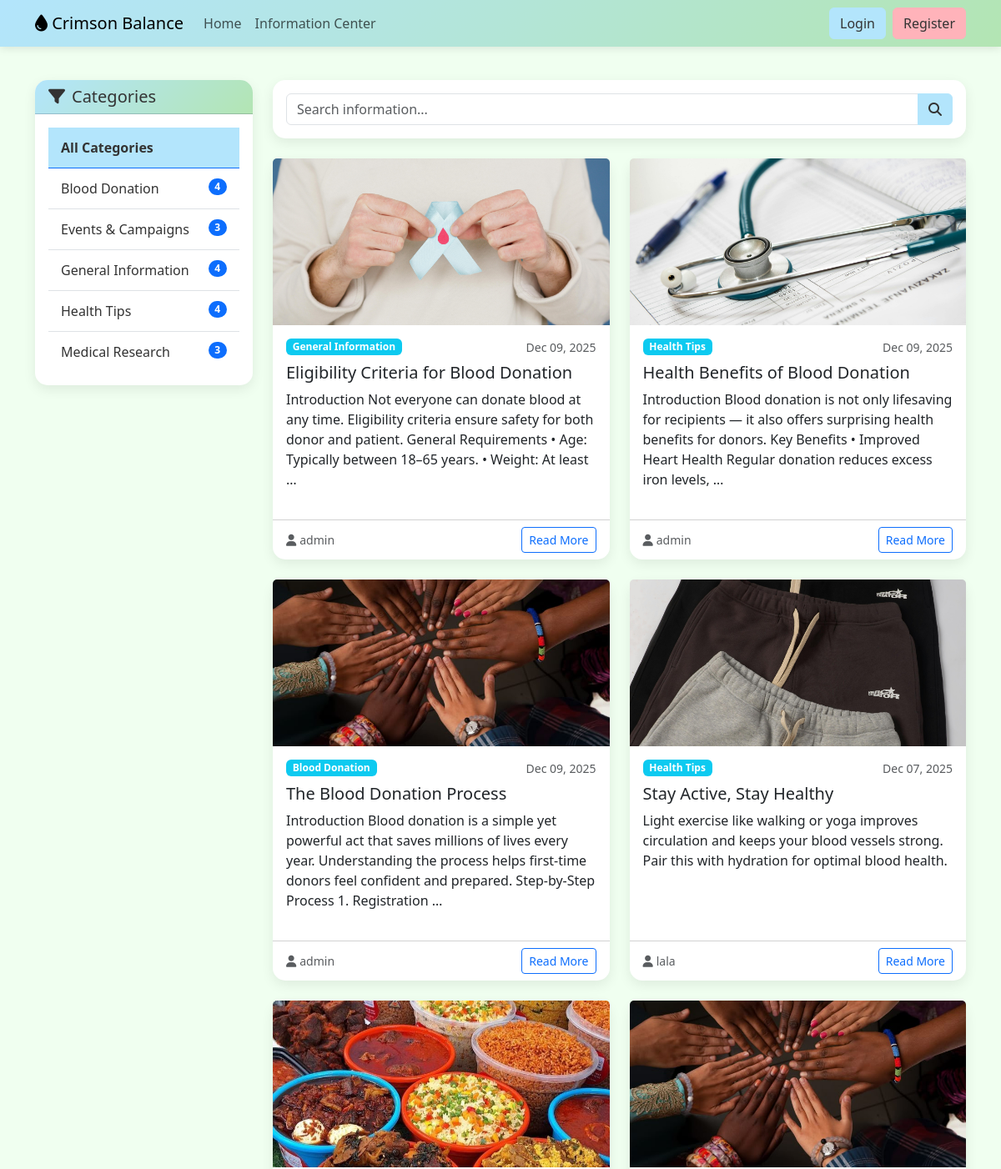
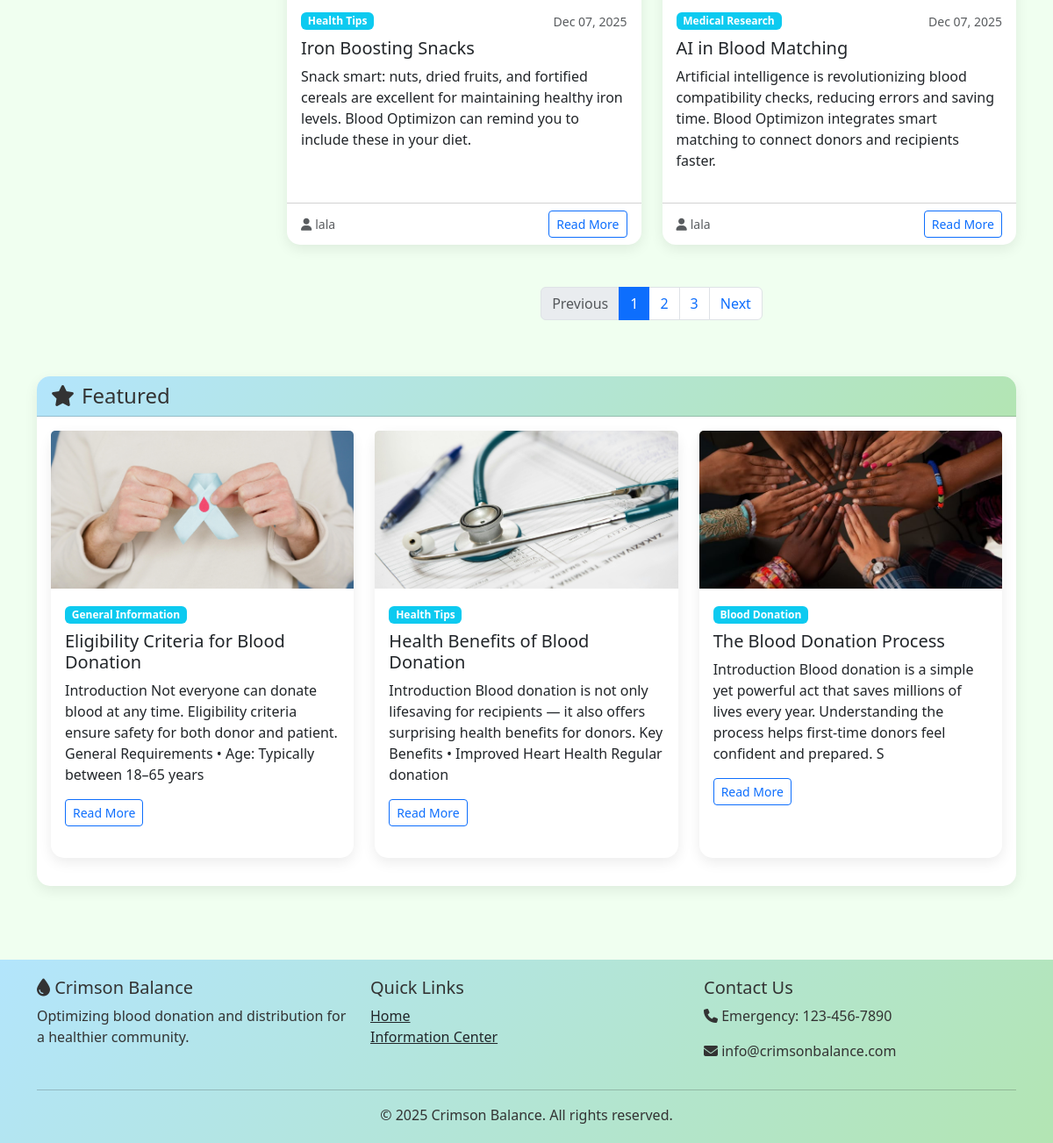
Screenshot of /information/ with the database file from the repository (2 pictures, top to bottom).
### bloodapp/models.py (models this page shows, shortened)
class InformationPost(models.Model):
    CATEGORY_CHOICES = (
        ('general', 'General Information'),
        ('donation', 'Blood Donation'),
        ('health', 'Health Tips'),
        ('event', 'Events & Campaigns'),
        ('research', 'Medical Research'),
    )
    title = models.CharField(max_length=200)
    content = models.TextField()
    category = models.CharField(max_length=50, choices=CATEGORY_CHOICES)
    author = models.ForeignKey(User, on_delete=models.CASCADE)
    created_at = models.DateTimeField(auto_now_add=True)
    updated_at = models.DateTimeField(auto_now=True)
    is_published = models.BooleanField(default=True)
    image = models.ImageField(upload_to='info_posts/', blank=True)
    is_featured = models.BooleanField(default=False)
    def get_absolute_url(self):
        return reverse('information_detail', args=[self.pk])
    @property
    def excerpt(self):
        return (self.content or '')[:180]

### accounts/models.py (models this page shows, shortened)
class CustomUser(AbstractUser):
    USER_TYPE_CHOICES = (
        ('donor', 'Blood Donor'),
        ('recipient', 'Blood Recipient'),
        ('doctor', 'Doctor'),
        ('admin', 'Administrator'),
    )
    user_type = models.CharField(max_length=20, choices=USER_TYPE_CHOICES, default='donor')
    phone_number = models.CharField(max_length=15, blank=True)
    blood_group = models.CharField(max_length=5, blank=True)
    date_of_birth = models.DateField(null=True, blank=True)
    address = models.TextField(blank=True)
    city = models.CharField(max_length=100, blank=True)
    is_verified = models.BooleanField(default=False)
    profile_picture = models.ImageField(upload_to='profile_pics/', blank=True)

### bloodapp/views.py (the view)
# urls.py: path('information/', views.information_center, name='information_center'),
def information_center(request):
    posts = InformationPost.objects.filter(is_published=True).order_by('-created_at')
    search_query = request.GET.get('q', '')
    if search_query:
        posts = posts.filter(
            Q(title__icontains=search_query) |
            Q(content__icontains=search_query) |
            Q(author__username__icontains=search_query)
        )
    category = request.GET.get('category', '')
    if category:
        posts = posts.filter(category=category)
    raw_categories = (
        InformationPost.objects.filter(is_published=True)
        .values('category')
        .annotate(count=Count('category'))
        .order_by('category')
    )
    choice_map = dict(InformationPost._meta.get_field('category').choices)
    categories = [
        {
            'value': item['category'],
            'label': choice_map.get(item['category'], item['category']),
            'count': item['count'],
        }
        for item in raw_categories
    ]
    paginator = Paginator(posts, 6)  # Show 6 posts per page
    page_number = request.GET.get('page')
    page_obj = paginator.get_page(page_number)
    featured_posts = InformationPost.objects.filter(is_published=True, is_featured=True).order_by('-created_at')[:3]
    return render(request, 'bloodapp/information_centre.html', {
        'posts': page_obj,
        'categories': categories,
        'active_category': category,
        'search_query': search_query,
        'featured_posts': featured_posts,
    })

### templates/bloodapp/information_centre.html (shortened to what this page needs)
{% extends 'base.html' %}
{% block content %}
<div class="row">
    <div class="col-md-3">
        <div class="card sticky-top" style="top: 20px;">
            <div class="card-header">
                <h5 class="mb-0"><i class="fas fa-filter me-2"></i>Categories</h5>
            </div>
            <div class="card-body">
                <div class="list-group list-group-flush">
                    <a href="{% url 'information_center' %}"
                        class="list-group-item list-group-item-action {% if not active_category %}active{% endif %}">
                        All Categories
                    </a>
                    {% for c in categories %}
                    <a href="?category={{ c.value }}"
                        class="list-group-item list-group-item-action {% if active_category == c.value %}active{% endif %}">
                        {{ c.label }}
                        <span class="badge bg-primary rounded-pill float-end">{{ c.count }}</span>
                    </a>
                    {% endfor %}
                </div>
            </div>
        </div>
    </div>
    <div class="col-md-9">
        <div class="card mb-4">
            <div class="card-body">
                <form method="GET" action="{% url 'information_center' %}">
                    <div class="input-group">
                        <input type="text" name="q" class="form-control" placeholder="Search information..."
                               value="{{ request.GET.q }}">
                        <button class="btn btn-primary" type="submit">
                            <i class="fas fa-search"></i>
                        </button>
                    </div>
                </form>
            </div>
        </div>
        <div class="row">
            {% for post in posts %}
            <div class="col-md-6 mb-4">
                <div class="card h-100">
                    {% if post.image %}
                    <img src="{{ post.image.url }}" class="card-img-top" alt="{{ post.title }}"
                         style="height: 200px; object-fit: cover;">
                    {% else %}
                    <div class="card-img-top bg-secondary d-flex align-items-center justify-content-center"
                         style="height: 200px;">
                        <i class="fas fa-newspaper fa-3x text-white"></i>
                    </div>
                    {% endif %}
                    <div class="card-body">
                        <div class="d-flex justify-content-between align-items-start mb-2">
                            <span class="badge bg-info">{{ post.get_category_display }}</span>
                            <small class="text-muted">{{ post.created_at|date:"M d, Y" }}</small>
                        </div>
                        <h5 class="card-title">{{ post.title }}</h5>
                        <p class="card-text">{{ post.content|truncatewords:30 }}</p>
                    </div>
                    <div class="card-footer bg-transparent">
                        <div class="d-flex justify-content-between align-items-center">
                            <small class="text-muted">
                                <i class="fas fa-user me-1"></i>{{ post.author.username }}
                            </small>
                            <a href="{{ post.get_absolute_url }}" class="btn btn-sm btn-outline-primary">Read More</a>
                        </div>
                    </div>
                </div>
            </div>
            {% endfor %}
        </div>
        {% if posts.has_other_pages %}
        <nav aria-label="Page navigation" class="mt-4">
            <ul class="pagination justify-content-center">
                {% if posts.has_previous %}
                <li class="page-item">
                    <a class="page-link" href="?page={{ posts.previous_page_number }}{% if request.GET.q %}&q={{ request.GET.q }}{% endif %}{% if request.GET.category %}&category={{ request.GET.category }}{% endif %}">
                        Previous
                    </a>
                </li>
                {% else %}
                <li class="page-item disabled">
                    <span class="page-link">Previous</span>
                </li>
                {% endif %}
                {% for i in posts.paginator.page_range %}
                    {% if posts.number == i %}
                    <li class="page-item active">
                        <span class="page-link">{{ i }}</span>
                    </li>
                    {% else %}
                    <li class="page-item">
                        <a class="page-link" href="?page={{ i }}{% if request.GET.q %}&q={{ request.GET.q }}{% endif %}{% if request.GET.category %}&category={{ request.GET.category }}{% endif %}">
                            {{ i }}
                        </a>
                    </li>
                    {% endif %}
                {% endfor %}
                {% if posts.has_next %}
                <li class="page-item">
                    <a class="page-link" href="?page={{ posts.next_page_number }}{% if request.GET.q %}&q={{ request.GET.q }}{% endif %}{% if request.GET.category %}&category={{ request.GET.category }}{% endif %}">
                        Next
                    </a>
                </li>
                {% else %}
                <li class="page-item disabled">
                    <span class="page-link">Next</span>
                </li>
                {% endif %}
            </ul>
        </nav>
        {% endif %}
    </div>
</div>
<div class="row mt-5">
  <div class="col-12">
    <div class="card">
      <div class="card-header d-flex justify-content-between align-items-center">
        <h4 class="mb-0"><i class="fas fa-star me-2"></i>Featured</h4>
      </div>
      <div class="card-body">
        <div class="row">
          {% for post in featured_posts %}
          <div class="col-md-4 mb-3">
            <div class="card h-100 border-warning">
              {% if post.image %}
              <img src="{{ post.image.url }}" class="card-img-top" alt="{{ post.title }}" style="height: 180px; object-fit: cover;">
              {% endif %}
              <div class="card-body">
                <span class="badge bg-info mb-2">{{ post.get_category_display }}</span>
                <h5 class="card-title">{{ post.title }}</h5>
                <p class="card-text">{{ post.excerpt }}</p>
                <a href="{{ post.get_absolute_url }}" class="btn btn-outline-primary btn-sm">Read More</a>
              </div>
            </div>
          </div>
          {% empty %}
          <div class="col-12 text-center text-muted">No featured posts yet.</div>
          {% endfor %}
        </div>
      </div>
    </div>
  </div>
</div>
{% endblock %}

### templates/base.html (style rules this page uses)
:root { --pastel-red: #FFB3BA; --pastel-blue: #B3E5FC; --pastel-green: #B3E5B3; --light-gray: #f8f9fa; }
body { background-color:honeydew; font-family: 'Segoe UI', Tahoma, Geneva, Verdana, sans-serif; }
.btn-primary { background-color: var(--pastel-blue); border-color: var(--pastel-blue); color: #333; }
.card { border-radius: 15px; box-shadow: 0 5px 15px rgba(0,0,0,0.08); border: none; margin-bottom: 20px; }
.card-header { background: linear-gradient(135deg, var(--pastel-blue), var(--pastel-green)); color: #333; border-radius: 15px 15px 0 0 !important; font-weight: 600; }
.list-group-item { color: #333; font-weight: 500; padding: 12px 15px; }
.list-group-item.active { background-color: var(--pastel-blue); color: #333; font-weight: 600; }

### rows the page displays
InformationPost: image (picture), category "General Information", created_at "Dec 09, 2025", title "Eligibility Criteria for Blood Donation", content "Introduction Not everyone can donate blood at any time. Eligibility criteria ensure safety for both donor and patient. General Requirements • Age: Typically between 18–65 years. • Weight: At least …", author.username "admin", excerpt "Introduction Not everyone can donate blood at any time. Eligibility criteria ensure safety for both donor and patient. General Requirements • Age: Typically between 18–65 years"
InformationPost: image (picture), category "Health Tips", created_at "Dec 09, 2025", title "Health Benefits of Blood Donation", content "Introduction Blood donation is not only lifesaving for recipients — it also offers surprising health benefits for donors. Key Benefits • Improved Heart Health Regular donation reduces excess iron levels, …", author.username "admin", excerpt "Introduction Blood donation is not only lifesaving for recipients — it also offers surprising health benefits for donors. Key Benefits • Improved Heart Health Regular donation"
InformationPost: image (picture), category "Blood Donation", created_at "Dec 09, 2025", title "The Blood Donation Process", content "Introduction Blood donation is a simple yet powerful act that saves millions of lives every year. Understanding the process helps first-time donors feel confident and prepared. Step-by-Step Process 1. Registration …", author.username "admin", excerpt "Introduction Blood donation is a simple yet powerful act that saves millions of lives every year. Understanding the process helps first-time donors feel confident and prepared. S"
InformationPost: image (picture), category "Health Tips", created_at "Dec 07, 2025", title "Stay Active, Stay Healthy", content "Light exercise like walking or yoga improves circulation and keeps your blood vessels strong. Pair this with hydration for optimal blood health.", author.username "lala"
InformationPost: image (picture), category "Health Tips", created_at "Dec 07, 2025", title "Iron Boosting Snacks", content "Snack smart: nuts, dried fruits, and fortified cereals are excellent for maintaining healthy iron levels. Blood Optimizon can remind you to include these in your diet.", author.username "lala"
InformationPost: image (picture), category "Medical Research", created_at "Dec 07, 2025", title "AI in Blood Matching", content "Artificial intelligence is revolutionizing blood compatibility checks, reducing errors and saving time. Blood Optimizon integrates smart matching to connect donors and recipients faster.", author.username "lala"

### other values shown
{{ c.label }} "Blood Donation" "Events & Campaigns" "General Information" "Health Tips" "Medical Research"
{{ c.count }} "4" "3" "4" "4" "3"
{{ i }} "1"
{{ i }} "2" "3"
